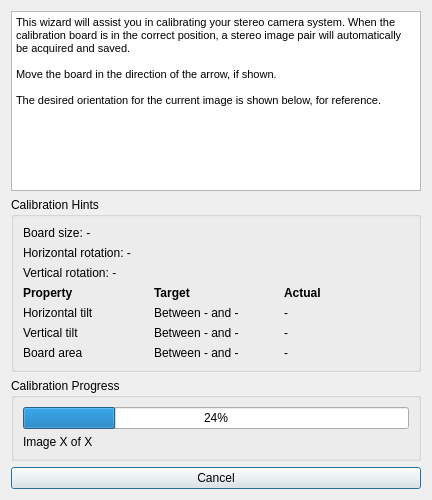
<?xml version="1.0" encoding="UTF-8"?>
<ui version="4.0">
 <class>CalibrationDialog</class>
 <widget class="QDialog" name="CalibrationDialog">
  <property name="geometry">
   <rect>
    <x>0</x>
    <y>0</y>
    <width>432</width>
    <height>500</height>
   </rect>
  </property>
  <property name="windowTitle">
   <string>Calibration Wizard</string>
  </property>
  <layout class="QVBoxLayout" name="verticalLayout_3">
   <item>
    <widget class="QTextBrowser" name="textBrowser">
     <property name="html">
      <string>&lt;!DOCTYPE HTML PUBLIC &quot;-//W3C//DTD HTML 4.0//EN&quot; &quot;http://www.w3.org/TR/REC-html40/strict.dtd&quot;&gt;
&lt;html&gt;&lt;head&gt;&lt;meta name=&quot;qrichtext&quot; content=&quot;1&quot; /&gt;&lt;style type=&quot;text/css&quot;&gt;
p, li { white-space: pre-wrap; }
&lt;/style&gt;&lt;/head&gt;&lt;body style=&quot; font-family:'MS Shell Dlg 2'; font-size:8.25pt; font-weight:400; font-style:normal;&quot;&gt;
&lt;p style=&quot; margin-top:0px; margin-bottom:0px; margin-left:0px; margin-right:0px; -qt-block-indent:0; text-indent:0px;&quot;&gt;This wizard will assist you in calibrating your stereo camera system. When the calibration board is in the correct position, a stereo image pair will automatically be acquired and saved.&lt;/p&gt;
&lt;p style=&quot;-qt-paragraph-type:empty; margin-top:0px; margin-bottom:0px; margin-left:0px; margin-right:0px; -qt-block-indent:0; text-indent:0px;&quot;&gt;&lt;br /&gt;&lt;/p&gt;
&lt;p style=&quot; margin-top:0px; margin-bottom:0px; margin-left:0px; margin-right:0px; -qt-block-indent:0; text-indent:0px;&quot;&gt;Move the board in the direction of the arrow, if shown.&lt;/p&gt;
&lt;p style=&quot;-qt-paragraph-type:empty; margin-top:0px; margin-bottom:0px; margin-left:0px; margin-right:0px; -qt-block-indent:0; text-indent:0px;&quot;&gt;&lt;br /&gt;&lt;/p&gt;
&lt;p style=&quot; margin-top:0px; margin-bottom:0px; margin-left:0px; margin-right:0px; -qt-block-indent:0; text-indent:0px;&quot;&gt;The desired orientation for the current image is shown below, for reference.&lt;/p&gt;&lt;/body&gt;&lt;/html&gt;</string>
     </property>
    </widget>
   </item>
   <item>
    <widget class="QGroupBox" name="groupBox_2">
     <property name="title">
      <string>Calibration Hints</string>
     </property>
     <layout class="QVBoxLayout" name="verticalLayout">
      <item>
       <widget class="QLabel" name="label_2">
        <property name="text">
         <string>Board size: -</string>
        </property>
       </widget>
      </item>
      <item>
       <widget class="QLabel" name="label_3">
        <property name="text">
         <string>Horizontal rotation: - </string>
        </property>
       </widget>
      </item>
      <item>
       <widget class="QLabel" name="label_4">
        <property name="text">
         <string>Vertical rotation: - </string>
        </property>
       </widget>
      </item>
      <item>
       <layout class="QGridLayout" name="gridLayout">
        <item row="0" column="0">
         <widget class="QLabel" name="label">
          <property name="font">
           <font>
            <weight>75</weight>
            <bold>true</bold>
           </font>
          </property>
          <property name="text">
           <string>Property</string>
          </property>
         </widget>
        </item>
        <item row="2" column="0">
         <widget class="QLabel" name="label_8">
          <property name="text">
           <string>Vertical tilt</string>
          </property>
         </widget>
        </item>
        <item row="0" column="1">
         <widget class="QLabel" name="label_5">
          <property name="font">
           <font>
            <weight>75</weight>
            <bold>true</bold>
           </font>
          </property>
          <property name="text">
           <string>Target</string>
          </property>
         </widget>
        </item>
        <item row="0" column="2">
         <widget class="QLabel" name="label_6">
          <property name="font">
           <font>
            <weight>75</weight>
            <bold>true</bold>
           </font>
          </property>
          <property name="text">
           <string>Actual</string>
          </property>
         </widget>
        </item>
        <item row="1" column="0">
         <widget class="QLabel" name="label_7">
          <property name="text">
           <string>Horizontal tilt</string>
          </property>
         </widget>
        </item>
        <item row="3" column="0">
         <widget class="QLabel" name="label_9">
          <property name="text">
           <string>Board area</string>
          </property>
         </widget>
        </item>
        <item row="1" column="1">
         <widget class="QLabel" name="hTiltTarget">
          <property name="text">
           <string>Between - and -</string>
          </property>
         </widget>
        </item>
        <item row="2" column="1">
         <widget class="QLabel" name="vTiltTarget">
          <property name="text">
           <string>Between - and -</string>
          </property>
         </widget>
        </item>
        <item row="3" column="1">
         <widget class="QLabel" name="areaTarget">
          <property name="text">
           <string>Between - and -</string>
          </property>
         </widget>
        </item>
        <item row="1" column="2">
         <widget class="QLabel" name="hTiltActual">
          <property name="text">
           <string>-</string>
          </property>
         </widget>
        </item>
        <item row="3" column="2">
         <widget class="QLabel" name="areaActual">
          <property name="text">
           <string>-</string>
          </property>
         </widget>
        </item>
        <item row="2" column="2">
         <widget class="QLabel" name="vTiltActual">
          <property name="text">
           <string>-</string>
          </property>
         </widget>
        </item>
       </layout>
      </item>
     </layout>
    </widget>
   </item>
   <item>
    <widget class="QGroupBox" name="groupBox">
     <property name="title">
      <string>Calibration Progress</string>
     </property>
     <layout class="QVBoxLayout" name="verticalLayout_2">
      <item>
       <widget class="QProgressBar" name="calProgressBar">
        <property name="value">
         <number>24</number>
        </property>
       </widget>
      </item>
      <item>
       <widget class="QLabel" name="calProgressLabel">
        <property name="text">
         <string>Image X of X</string>
        </property>
       </widget>
      </item>
     </layout>
    </widget>
   </item>
   <item>
    <widget class="QPushButton" name="cancelButton">
     <property name="text">
      <string>Cancel</string>
     </property>
    </widget>
   </item>
  </layout>
 </widget>
 <resources/>
 <connections/>
</ui>
